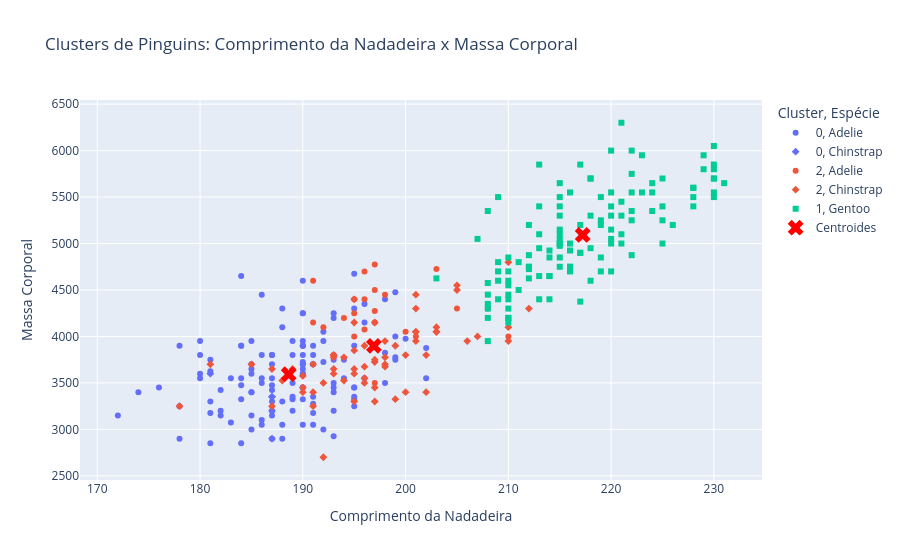

Notebook cell for this chart:
### Code cell
# Plotar os pontos dos dados coloridos pelo cluster
fig = px.scatter(
    df_clusters,
    x='flipper_length_mm',
    y='body_mass_g',
    color='cluster',
    symbol='species',
    title='Clusters de Pinguins: Comprimento da Nadadeira x Massa Corporal',
    labels={
        'flipper_length_mm': 'Comprimento da Nadadeira',
        'body_mass_g': 'Massa Corporal',
        'cluster': 'Cluster',
        'species': 'Espécie'
    }
)

# Adicionar os centroides ao gráfico
fig.add_scatter(
    x=df_centroides_3['flipper_length_mm'],
    y=df_centroides_3['body_mass_g'],
    mode='markers',
    marker=dict(color='red', symbol='x', size=14),
    name='Centroides'
)

fig.show()
